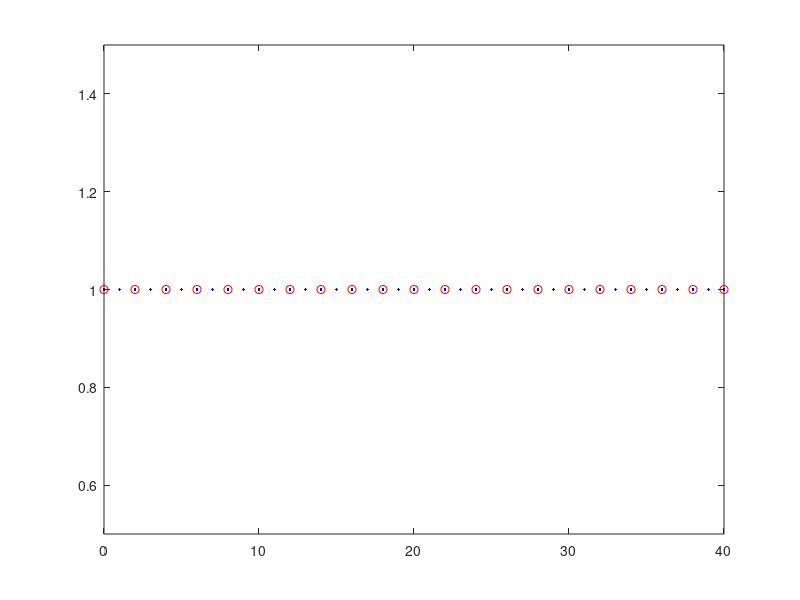

This chart was generated by the following MATLAB code: (Note: this script raises an error after producing the figure.)
close all
clear
clc


%% ---------------------------------------------------------------
% IVP: u_t = a*u_xx - b*u_x + c*u + f               in (0,L) x (0,T),
%      u(x,0) = u0(x)                    in (0,L),
%      u(0,t) = u(L,t) = 0                 t in (0,T)


%% -----------------------------------------------------------------
% INPUT PARAMETERS:
%   * nt_coarse: number of coarse intervals in time
%   * nx_coarse: number of coarse intervals in space
%   * nt_fine: number of fine intervals in time
%   * nx_fine: number of fine intervals  in space
%   * m: number of fine time steps on each coarse time step
%   * K: number of Parareal iterations (2 <= K <= n_coarse+1)
%        (--> K sequential coarse sweeps and K-1 parallel fine sweeps)
% OUTPUT:
%   * LInfinityErrorNorm



%% -----------------------------------------------------------------


global xC xF a b c

T = 1; %  Intervall (0,T)
L = 1; % omega=(0,L)

type = 'CD'; % Heat 'H',  Convection-diffusion 'CD'


nt_interval = 20; % number of time intervals

nx_coarse = 10; % 33333number of coarse spamtial intervals
nt_coarse = 20;% 300 %20    % number of coarse time intervals


nx_fine = 	10; % number of fine spatial intervals
nt_fine = 40;% 3000 %200 . % number of fine time intervals (nt_coarsex2 )




if strcmp(type,'H') == 1
%--------------------------------------
% % % solution x(L-x)^2*exp(-2*t);

% % %Heat
a = 3;%3
b = 0;%0.005
c = 0;%1

% %Convection-Diffusion
% a = 3;%3
% b = 0.005;%0.005
% c = 1;%1

%%%%--------------------------------------
% figure
% spy(P)
% figure
% spy(R'*M_tilde*R + Id - R'*R)
% figure
% spy(M_mul)


else

%--------------------------------------
% solution sin(2*pi*x)*exp(-2*t);

% % %Heat
% a = 1;      %0.5;
% b = 0;      %0.0025;
% c = 0;      %0;
% 
% % % %Convection-Diffusion
a = 0.5;
b = 0.0025;
c = 1;

% %%% impact of coefficient
% a = 0.01;
% b = 0.5;
% c = 100;


% 
% nt_interval = 20; % number of time intervals
% 
% nx_coarse = 10;
% nt_coarse = 20;% 300 %20    % number of coarse time intervals
% 
% 
% nx_fine = 	10;
% nt_fine = 100;% 3000 %200 . % number of fine time intervals


end
%--------------------------------------
% % % % solution x*(L-x)*exp(-2*t);
%
% a = 3;
% b = 0.005;
% c = 1;
%
% nt_interval = 10; % number of time intervals
%
% nx_coarse = 10; % number of coarse spatial intervals
% nt_coarse = 10;% 300 %20    % number of coarse time intervals
%
%
% nx_fine = 	10; % number of fine spatial intervals
% nt_fine = 160;% 3000 %200 . % number of fine time intervals (nt_coarsex2 )


% solver ='BackwardEuler';
solver ='BackwardEuler';

dx = L/nx_fine;   % fine spatial discretization steps
if strcmp(solver,'BackwardEuler')==1
    dt = T/nt_fine;   % fine temporal discretization steps . % dx^2/2 for Runge-Kutta
elseif strcmp(solver,'Runge-Kutta4')==1
    dt = dx^2/6;
end

DT = T/nt_interval;  % reference temporal discretization steps

dX = L/nx_coarse; % coarse spatial discretization steps
dT = T/nt_coarse; % coarse temporal discretization steps

M = DT/dT  % number of coarse time steps on each time interval
m = DT/dt  % number of fine time steps on each time interval

r = dT/dX^2;
r1 = dt/dx^2;

K = 20 % number of Parareal iterations

% 2-level domain decomposition initial
N_fine_nodes = m*nt_interval+1 % 11
% N_subdomains = m + 1% nt_interval + 1 % 6
% Id = eye(N_fine_nodes);


% plot the time domain
figure
plot(0:N_fine_nodes-1,1,'.b',0:m:N_fine_nodes-1,1,'ro')
xlim([0 N_fine_nodes-1])
ylim([0.5 1.5])

%% -----------------------------------------------------------------


xt = linspace(0,T,nt_interval+1);

cmap = hsv(K); % color map

% For the plots

% coarse points
xC = linspace(0,L,nx_coarse+1);
tC = linspace(0,T,nt_interval+1);

% fine points
xF = linspace(0,L,nx_fine+1);
tF = linspace(0,T,nt_fine+1);

cmap = hsv(K);

if strcmp(type,'H') == 1
%-------------------------------------------------------
% % exact solution 1
u_ex=@(x,t) x*(L-x)^2*exp(-2*t);%sin(2*pi*x)*exp(-2*t);%

ux0_function = @(x) (x.*(L-x).^2);%sin(2*pi*x);%

f = @(x,t) b.*(exp(-2.*t).*(L - x).^2 - x.*exp(-2.*t).*(2.*L - 2.*x)) - a.*(2.*x.*exp(-2.*t) - 2.*exp(-2.*t).*(2.*L - 2.*x)) - 2.*x.*exp(-2.*t).*(L - x).^2 - c.*x.*exp(-2.*t).*(L - x).^2;
% f = @(x,t) x.^4.*(1-x)+t.^2;

else
%-------------------------------------------------------
% % exact solution 2
u_ex=@(x,t) sin(2*pi*x)*exp(-2*t);%x*(L-x)^2*exp(-2*t);

%syms a b c x t L
% u = sin(2*pi*x)*exp(-2*t);%x*(L-x)^2*exp(-2*t)
% f = diff(u,t) - a*diff(diff(u,x),x) + b*diff(u,x) - c*u

ux0_function = @(x) sin(2*pi*x);%(x.*(L-x).^2);

f = @(x,t) 4*a*pi^2*exp(-2*t)*sin(2*pi*x) - c*exp(-2*t)*sin(2*pi*x) - 2*exp(-2*t)*sin(2*pi*x) + 2*b*pi*exp(-2*t)*cos(2*pi*x);

end
%-------------------------------------------------------
% % exact solution 3
% % % syms a b c x t L
% % % u = x*(L-x)*exp(-2*t)
% % % f = diff(u,t) - a*diff(diff(u,x),x) + b*diff(u,x) - c*u
% u_ex=@(x,t) x*(L-x)*exp(-2*t);%sin(2*pi*x)*exp(-2*t);%
%
% ux0_function = @(x) (x.*(L-x));%sin(2*pi*x);%
%
% f = @(x,t) 2*a*exp(-2*t) - b*(x.*exp(-2*t) - exp(-2*t).*(L - x)) - 2*x.*exp(-2*t).*(L - x) - c*x.*exp(-2*t).*(L - x);



%% Define fine and coarse propagators
% Backward Euler fine solver
% A_tilde
rF = a*dt/(dx^2);
kF = b*dt/(2*dx);


A_F = (kF-rF)*diag(ones(nx_coarse-2,1),1) + (1+2*rF-c*dt)*eye(nx_coarse-1) - (kF+rF)*diag(ones(nx_coarse-2,1),-1);
Id_F = eye(size(A_F));
A_F_Global =  zeros((nt_interval+1)*(nx_coarse-1));
for i =1:nt_interval+1
    %  i = i + 1
    A_F_Global((i-1)*(nx_coarse-1)+1:i*(nx_coarse-1),(i-1)*(nx_coarse-1)+1:i*(nx_coarse-1)) = Id_F;
    if i>1
        A_F_Global((i-1)*(nx_coarse-1)+1:i*(nx_coarse-1),(i-2)*(nx_coarse-1)+1:(i-1)*(nx_coarse-1)) = -A_F^-(m);
    end
end
A_tilde = A_F_Global;
condNumberA_F = cond(-A_F^-(m))
condNumberA_F_Global=cond(A_F_Global)
% Backward Euler coarse solver
% M_tilde
rC = a*dT/(dX^2);
kC = b*dT/(2*dX);

A_C = (kC-rC)*diag(ones(nx_coarse-2,1),1) + (1+2*rC-c*dT)*eye(nx_coarse-1) - (kC+rC)*diag(ones(nx_coarse-2,1),-1);
Id_C = eye(size(A_C));
A_C_Global =  zeros((nt_interval+1)*(nx_coarse-1));
for i =1:nt_interval+1
    %  i = i + 1
    A_C_Global((i-1)*(nx_coarse-1)+1:i*(nx_coarse-1),(i-1)*(nx_coarse-1)+1:i*(nx_coarse-1)) = Id_C;
    if i>1
        A_C_Global((i-1)*(nx_coarse-1)+1:i*(nx_coarse-1),(i-2)*(nx_coarse-1)+1:(i-1)*(nx_coarse-1)) = -A_C^-1;
    end
end
M_tilde = A_C_Global;
condNumberA_C = cond(-A_C^-(1))
condNumberA_C_Global = cond(A_C_Global)
%%
% Reduced system
% F_tilde = (1-a*dt)^-m;  % fine propagator
% G_tilde = (1-a*Dt)^-1;  % coarse propagator
%
% Uk_0 = zeros(N,1);
% % Uk_0(1) = u0;
% rhs0 = [u0; zeros(m*N,1)];
% rhs = [u0; (F_tilde-G_tilde)*Uk_0];
%
% A = eye(m*N+1,m*N+1) + (-(1-a*dt)^-1)*diag(ones(m*N,1),-1);  % original problem matrix
%
% A_tilde = eye(N+1,N+1) + (-F_tilde)*diag(ones(N,1),-1);      % reduced matrix
%
% M_tilde = eye(N+1,N+1) + (-G_tilde)*diag(ones(N,1),-1);      % approximate reduced matrix

% fine solution

%  xtrue = linspace(0,T,nx_coarse*m+1);
%  ttrue = linspace()
%  pick = 1:m:nt_interval*m+1;

% Exact solution at time T = 1
U_exact=zeros(1,nx_fine+1);
U_exact_full = zeros((nt_interval+1)*(nx_fine-1),1);
for i=1:nx_fine+1
    U_exact(i)=u_ex(xF(i),T);
end

% initial solution u0
ux0 = ux0_function(xF(2:end-1))';

% Fine sequential propagator
% Uk_0 = zeros((nt_interval+1)*(nx_fine-1),1);
% Uk_0(1:nx_fine-1) = ux0;
% rhs0 = [ux0; zeros(((nt_interval+1)*(nx_fine-1)-nx_fine+1),1)];
%  rhs = [ux0; (A_tilde-M_tilde)*Uk_0];

% % Define original A and I_F
A_Fo = (kF-rF)*diag(ones(nx_fine-2,1),1) + (1+2*rF-c*dt)*eye(nx_fine-1) - (kF+rF)*diag(ones(nx_fine-2,1),-1);
Id_Fo = eye(size(A_Fo));
A_Original =  zeros(m*nt_interval+1);
for i =1:m*nt_interval+1
    %  i = i + 1
    A_Original((i-1)*(nx_coarse-1)+1:i*(nx_coarse-1),(i-1)*(nx_coarse-1)+1:i*(nx_coarse-1)) = Id_Fo;
    if i>1
        A_Original((i-1)*(nx_coarse-1)+1:i*(nx_coarse-1),(i-2)*(nx_coarse-1)+1:(i-1)*(nx_coarse-1)) = -A_Fo^-1;
    end
end
condNumber_A_Original=cond(A_Original)



% Restriction matric for the right hand side
R_rhs =  zeros((nt_interval+1)*(nx_fine-1),(m*nt_interval+1)*(nx_fine-1));
seq_rhs = [zeros(nx_fine-1,(m*nt_interval+1)*(nx_fine-1))];
for i = 1:m
    seq_rhs(:,(i)*(nx_fine-1)+1:(i+1)*(nx_fine-1)) =  A_Fo^-(m-i);
end

for i = 1:nt_interval+1
    %  i = i + 1
    if i == 1
        R_rhs((i-1)*(nx_fine-1)+1:i*(nx_fine-1),(i-1)*(nx_fine-1)+1:i*(nx_fine-1)) = Id_Fo;
        i_temp = 0;
        
    else
        %         R_rhs((i-1)*(nx_fine-1)+1:i*(nx_fine-1),(i-1+i_temp)*(nx_fine-1)+1:(i+i_temp)*(nx_fine-1)) = A_F^-1;
        %         R_rhs((i-1)*(nx_fine-1)+1:i*(nx_fine-1),(i+i_temp)*(nx_fine-1)+1:(i+1+i_temp)*(nx_fine-1)) = Id_F;
        %         i_temp = i_temp + 1;
        
        R_rhs((i-1 )*(nx_fine-1)+1:(i )*(nx_fine-1),:) = seq_rhs;
        seq_rhs = [zeros(nx_fine-1,(m)*(nx_fine-1)) seq_rhs];
        seq_rhs(:,end-(m)*(nx_fine-1)+1:end)=[];
        i_temp = i_temp + nx_fine-1;
    end
end


% source force F
F = zeros((m*nt_interval+1)*(nx_fine-1),1);
F(1:nx_fine-1) = ux0;
% i_temp = 1;
% t0 = tF(1); i = i+1
for i = 2:m*nt_interval+1
    F((i-1)*(nx_fine-1) + 1 :i*(nx_fine-1) ,:) = A_Fo^-1*dt*f(xF(2:nx_fine),tF(i))';
end

% uF_seq = A_tilde\( R_rhs*F);
% Right_hand_side = R_rhs*F;
% u0 = Right_hand_side(1:nx_fine-1,1);
uF_seq =  FineSolver(A_F,m,nt_interval,nx_fine,F);

uF_seq_mat=[];
for i = 1:length(uF_seq)/(nx_coarse-1)
    uF_seq_mat(:,i) = [uF_seq((i-1)*(nx_coarse-1)+1:(i)*(nx_coarse-1))];
end


%     Uk_0 = uF_true;
% end
figure
hold on
plot(xF,[0;uF_seq(end-nx_fine+2:end);0])

plot(xF,U_exact)
legend('U_{FineSequential}','U_{ex}')
title('Sequentially Fine Solution and the Exact Solution')

% uF_seq = U_exact;
% return
%% ------------------------------------------------------------------
% initial coarse integration

% initial solution u0
ux0C = ux0_function(xC(2:end-1))';

% Coarse sequential propagator

Uk_0C = zeros((nt_interval+1)*(nx_coarse-1),1);
Uk_0C(1:nx_coarse-1) = ux0C;
% rhs0 = [ux0; zeros(((nt_interval+1)*(nx_coarse-1)-nx_coarse+1),1)];
%  rhs = [ux0; (A_tilde-M_tilde)*Uk_0];
% source force F
F_C = zeros((nt_interval+1)*(nx_coarse-1),1);
F_C(1:nx_coarse-1) = ux0C;
% i_temp = 1;
for i = 2:nt_interval+1
    F_C((i-1)*(nx_coarse-1) + 1 :i*(nx_coarse-1) ,:) = A_C^-1*dT*f(xC(2:nx_coarse),tC(i))';
end

% figure
% hold on
% uC = M_tilde\( F_C);
% plot(xC,[0;uC(end-nx_coarse+2:end);0])

% plot(xF,U_exact)
% legend('U_{0}','U_{ex}')
% title('Parareal Solution and the Exact Solution')

% coarse space initial
indice_R_coarse  = 0:m:m*nt_interval;
R = zeros((nx_coarse-1)*length(indice_R_coarse),(m*nt_interval+1)*(nx_coarse-1));
for i = 1:length(indice_R_coarse)
    R((i-1)*(nx_coarse-1)+1:(i)*(nx_coarse-1),indice_R_coarse(i)*(nx_coarse-1)+1:indice_R_coarse(i)*(nx_coarse-1)+(nx_coarse-1)) = Id_C;
end

% coarse correction
R'*M_tilde*R;
% return
% first subdomain  Omega_1 = {0}
R1 = zeros((nx_coarse-1),(m*nt_interval+1)*(nx_coarse-1));
R1(1:nx_coarse-1,1:nx_coarse-1) = Id_C;
A1 = R1*A_Original*R1';



% define nodes in other subdomains
N_nodes_subdomain = m;

% Number of subdomains except the first subdomain
N_subdomain = m/N_nodes_subdomain*nt_interval%nt_fine/N_nodes_subdomain

indice_R_subdomains = zeros(N_subdomain,N_nodes_subdomain);
for i =1:size(indice_R_subdomains,1)
    indice_R_subdomains(i,:) =  (i-1)*N_nodes_subdomain+1:(i-1)*N_nodes_subdomain+N_nodes_subdomain;
end



% A_Fo = (kF-rF)*diag(ones(nx_fine-2,1),1) + (1+2*rF-c*dt)*eye(nx_fine-1) - (kF+rF)*diag(ones(nx_fine-2,1),-1);
% Id_Fo = eye(size(A_Fo));
% A_Original =  zeros(m*(nt_interval+1)*(nx_coarse-1));



% Omega_2 = {1,2} Omega_3 = {3,4}
R2_end = zeros(N_subdomain*N_nodes_subdomain*(nx_coarse-1),(N_subdomain*N_nodes_subdomain+1)*(nx_coarse-1)) ;
for i = 1:N_subdomain*N_nodes_subdomain
    R2_end((i-1)*(nx_coarse-1)+1:i*(nx_coarse-1),(i)*(nx_coarse-1)+1:(i+1)*(nx_coarse-1)) = Id_F;
end

R_sub = [];       % restriction matrices
A_sub = [];       % sub-matrices
for i = 2: N_subdomain+1
    R_sub{i} = R2_end(N_nodes_subdomain*(nx_coarse-1)*(i-2)+1:N_nodes_subdomain*(nx_coarse-1)*(i-2)+N_nodes_subdomain*(nx_coarse-1),:);
    A_sub{i} = R_sub{i}*A_Original*R_sub{i}';
end

% % define 2-level domain decomposition multiplicative preconditioner
P = R1'*A1*R1;
P1 = R1'*A1^-1*R1;
for i = 2:N_subdomain+1
    P = P + R_sub{i}'*A_sub{i}*R_sub{i};
    P1 = P1 + R_sub{i}'*A_sub{i}^-1*R_sub{i};
end
DDD = P^-1 - P1;
norm(DDD)
% return


% P_sum_inverse = R1'*A1^-1*R1;
% for i = 2:nt_interval+1
%     P_sum_inverse = P_sum_inverse + R_sub{i}'*A_sub{i}^-1*R_sub{i};
% end



%%Multiplicative
Id = eye(size(A_Original));
M_mul = P*(R'*M_tilde*R +  Id - R'*R);

%%Additive
M_add = P + (R'*M_tilde*R - R'*R);

%%% Coarse space correction
B = R'*M_tilde*R +  Id - R'*R;

% initial coarse solution
uC = M_tilde\( F_C);
uC_mat = [];


for i = 1:length(uC)/(nx_coarse-1)
    uC_mat(:,i) = [uC((i-1)*(nx_coarse-1)+1:(i)*(nx_coarse-1))];
end
% uC_mat=uC_mat';
ttrue = linspace(0,T,nt_interval*m+1);
pick = 1:m:nt_interval*m+1;
U_fine_interpolation = spline(ttrue(pick),uC_mat,ttrue);
% U_fine_interpolation = interp1(ttrue(pick),uC_mat',ttrue,'spline');

% return
U_fine = [];
for i = 1:size(U_fine_interpolation,2)
    U_fine((i-1)*(nx_coarse-1)+1:(i)*(nx_coarse-1),:) = U_fine_interpolation(:,i);
end

% % % interp1
% for i = 1:size(U_fine_interpolation,1)
%     U_fine((i-1)*(nx_coarse-1)+1:(i)*(nx_coarse-1),:) = U_fine_interpolation(i,:)';
% end

% U_fine_mat = [];
% for i = 1:length(U_fine)/(nx_fine-1)
%     U_fine_mat(:,i) = [U_fine((i-1)*(nx_fine-1)+1:(i)*(nx_fine-1))];
% end

U_fine_mat_reduce = U_fine_interpolation(:,pick);
for i = 1: nt_interval+1
    U_fine_pick((i-1)*(nx_coarse-1)+1:(i)*(nx_coarse-1),:) =  U_fine_mat_reduce(:,i);
end

% % % interp1
% U_fine_mat_reduce = U_fine_interpolation(pick,:);
% for i = 1: nt_interval+1
%     U_fine_pick((i-1)*(nx_coarse-1)+1:(i)*(nx_coarse-1),:) =  U_fine_mat_reduce(i,:)';
% end

% figure
% surf(xC(2:end-1),tC,uC_mat')
% % hold on

% figure
% surf(U_fine_mat)
% return






% proNj = 1;

% normInf2executiveParearealIter = [];
% normInfDefect = [norm(U_fine_pick - uF_seq,inf)];%[norm(uC(end-nx_coarse+2:end,:) - uF_seq(end-nx_coarse+2:end,:),inf)];%
% 
% L2NormError = [ norm(U_fine_pick - uF_seq,2)];%[ sqrt(sum(sum(dT*(uF_seq(end-nx_coarse+2:end,:)-uC(end-nx_coarse+2:end,:)).^2)))];%
% LInfNormError = [norm(U_fine_pick - uF_seq,inf)];%[max(abs(uF_seq(end-nx_coarse+2:end,:)-uC(end-nx_coarse+2:end,:)))];%


normInf2executiveParearealIter = [];
normInfDefect = [norm(U_fine_mat_reduce' - uF_seq_mat',inf)];%[norm(uC(end-nx_coarse+2:end,:) - uF_seq(end-nx_coarse+2:end,:),inf)];%

% L2NormError = [ norm(U_fine_mat_reduce' - uF_seq_mat',2)];%[ sqrt(sum(sum(dT*(uF_seq(end-nx_coarse+2:end,:)-uC(end-nx_coarse+2:end,:)).^2)))];%
L2NormError = [ sqrt(sum(dX*sum(dT*(U_fine_mat_reduce' - uF_seq_mat').^2)))];%


LInfNormError = [norm(U_fine_mat_reduce' - uF_seq_mat',inf)];%[max(abs(uF_seq(end-nx_coarse+2:end,:)-uC(end-nx_coarse+2:end,:)))];%


FC_boundL2 = L2NormError;
% SupperlinearErrorBound  = LInfNormError;
% LinearErrorBound  = LInfNormError;

%%
U0n = U_fine_mat_reduce;
% U=U_fine;


phi = A_F^-1;
phiDT = A_C^-1;

% iteration loop
U_fine_temp=[];
for k = 1: K-1
    % k = k + 1
    %         rhs(2:end) =  [ (F_tilde-G_tilde)*U(1:end-1)];
    %         U = M_tilde\rhs;
    %     if k==19
    %         return
    %     end
    
    %    % % Multiplicative preconditioner
%     r_k = F - A_Original*U_fine;
%     U_fine_temp = U_fine + P\r_k;
%     r_k_temp = F - A_Original*U_fine_temp;
%     U_fine = U_fine_temp + (R'*M_tilde*R + Id - R'*R)\r_k_temp;
    
    %---------------------- use ---------------------
%     r_k = F - A_Original*U_fine;
%     U_fine_temp = P\r_k;
%     U_fine = U_fine + (R'*M_tilde*R + Id - R'*R)\U_fine_temp;
    %------------------------------------------------
    
    
     % residual
    r_k = F - A_Original*U_fine;
    
  % first level ~ fine propagator ~ additive Schwarz in parallel
%     U_fine_temp = P\r_k;   
    for i = 1:N_subdomain+1
%         i = i + 1
        if i == 1
            x_temp_1 = R1*r_k;
            x_temp_2 = A1\x_temp_1;
            x{i} = R1'*x_temp_2;
            U_fine_temp = x{i};         
        else
            x_temp_1 = R_sub{i}*r_k;
            x_temp_2 = A_sub{i}\x_temp_1;
            x{i} = R_sub{i}'*x_temp_2;  
            U_fine_temp = U_fine_temp + x{i};
        end            
    end

%   % second level ~ coarse grid correction sequentially
    U_fine_temp_1 = R*U_fine_temp;
    U_fine_temp_2 = M_tilde\U_fine_temp_1;
    U_fine_temp_3 = R'*U_fine_temp_2;
    U_fine_temp_4 = U_fine_temp_3 + U_fine_temp - R'*R*U_fine_temp;
    U_fine = U_fine + U_fine_temp_4;
    
    
    

%-------------------------------------------------
% %     % FCF 
% %     % residual
%     r_k = F - A_Original*U_fine;
%     % first level ~ fine propagator ~ additive Schwarz in parallel
%     %     U_fine_temp = P\r_k;   
%     for i = 1:N_subdomain+1
%         if i == 1
%             x_temp_1 = R1*r_k;
%             x_temp_2 = A1\x_temp_1;
%             x{i} = R1'*x_temp_2;
%             U_fine_temp1 = x{i};         
%         else
%             x_temp_1 = R_sub{i}*r_k;
%             x_temp_2 = A_sub{i}\x_temp_1;
%             x{i} = R_sub{i}'*x_temp_2;  
%             U_fine_temp1 = U_fine_temp1 + x{i};
%         end            
%     end
%     
%         U_fine = U_fine + U_fine_temp1;
        
    %-------------------------------------------------
%      %FCFF   
%         % residual
%     r_k = F - A_Original*U_fine;
%     % first level ~ fine propagator ~ additive Schwarz in parallel
%     %     U_fine_temp = P\r_k;   
%     for i = 1:N_subdomain+1
%         if i == 1
%             x_temp_1 = R1*r_k;
%             x_temp_2 = A1\x_temp_1;
%             x{i} = R1'*x_temp_2;
%             U_fine_temp2 = x{i};         
%         else
%             x_temp_1 = R_sub{i}*r_k;
%             x_temp_2 = A_sub{i}\x_temp_1;
%             x{i} = R_sub{i}'*x_temp_2;  
%             U_fine_temp2 = U_fine_temp2 + x{i};
%         end            
%     end
%     
%         U_fine = U_fine + U_fine_temp2;F

    %-------------------------------------------------  
% %      %FCFC
% %             % residual
%     r_k = F - A_Original*U_fine;
%     
%   % first level ~ fine propagator ~ additive Schwarz in parallel
% %     U_fine_temp = P\r_k;   
%     for i = 1:N_subdomain+1
% %         i = i + 1
%         if i == 1
%             x_temp_1 = R1*r_k;
%             x_temp_2 = A1\x_temp_1;
%             x{i} = R1'*x_temp_2;
%             U_fine_temp = x{i};         
%         else
%             x_temp_1 = R_sub{i}*r_k;
%             x_temp_2 = A_sub{i}\x_temp_1;
%             x{i} = R_sub{i}'*x_temp_2;  
%             U_fine_temp = U_fine_temp + x{i};
%         end            
%     end
% 
%   % second level ~ coarse grid correction sequentially
%     U_fine_temp_1 = R*U_fine_temp;
%     U_fine_temp_2 = M_tilde\U_fine_temp_1;
%     U_fine_temp_3 = R'*U_fine_temp_2;
%     U_fine_temp_4 = U_fine_temp_3 + U_fine_temp - R'*R*U_fine_temp;
%     U_fine = U_fine + U_fine_temp_4;
%     
%      %-------------------------------------------------  
% %      %FCFCF
% %         % residual
%     r_k = F - A_Original*U_fine;
%     % first level ~ fine propagator ~ additive Schwarz in parallel
%     %     U_fine_temp = P\r_k;   
%     for i = 1:N_subdomain+1
%         if i == 1
%             x_temp_1 = R1*r_k;
%             x_temp_2 = A1\x_temp_1;
%             x{i} = R1'*x_temp_2;
%             U_fine_temp3 = x{i};         
%         else
%             x_temp_1 = R_sub{i}*r_k;
%             x_temp_2 = A_sub{i}\x_temp_1;
%             x{i} = R_sub{i}'*x_temp_2;  
%             U_fine_temp3 = U_fine_temp3 + x{i};
%         end            
%     end
%     
%         U_fine = U_fine + U_fine_temp3;
    
        
        
        
    
    
    
    
    
    
    
    
%         r_k = F - A_Original*U_fine;
%     U_fine_temp = P\r_k;
%     U_fine = U_fine + (R'*M_tilde*R + Id - R'*R)\U_fine_temp;
% 
%     
%         r_k = F - A_Original*U_fine;
%     U_fine_temp = P\r_k;
%     U_fine = U_fine + (R'*M_tilde*R + Id - R'*R)\U_fine_temp;
%     

     
%     r_k = F - A_Original*U_fine;
%     U_fine_temp = U_fine + P\r_k;
%     r_k_temp = F - A_Original*U_fine_temp;
%     U_fine = U_fine_temp + (R'*M_tilde*R + Id - R'*R)\r_k_temp;


%     r_k1 = F - A_Original*U_fine;
%     U_fine = U_fine + P\r_k1;
%     r_k2 = F - A_Original*U_fine;
%     U_fine = U_fine + P\r_k2;
%     r_k3 = F - A_Original*U_fine;
%     U_fine = U_fine + P\r_k3;
%     r_k4 = F - A_Original*U_fine;
%     U_fine = U_fine + P\r_k4;
    
    
%          U_fine = M_mul \(M_mul*U_fine  + (F - A_Original*U_fine));%
    
    
    %         % Additive preconditioner
    %     U_fine = U_fine + M_add\(F-A_Original*U_fine);
    %     U_fine = M_add\(M_add*U_fine + (F-A_Original*U_fine));
    
%     r_k = F - A_Original*U_fine;
%     U_fine_temp = (P + R'*M_tilde*R - R'*R)\r_k;
%     U_fine = U_fine + U_fine_temp;
    






    %      U_fine = ( (R'*M_tilde*R +  Id - R'*R)^-1*P_sum_inverse )*( (P*(R'*M_tilde*R +  Id - R'*R))*U_fine + (F-A_Original*U_fine) );
    
    %      U = M_tilde\((M_tilde - A_tilde)*U + R_rhs*F);%
    %     U = U+M_tilde^-1*(R_rhs*F -  A_tilde*U);%
    %     U = gmres(M_tilde,((M_tilde - A_tilde)*U + R_rhs*F),20,1e-16);%
%------------------------------------------------------------        

%         B = R'*M_tilde*R +  Id - R'*R; % coarse space correction
% % %         P1 = R1'*A1*R1;                  % first subdomain solve
%         r_k = F - A_Original*U_fine;
% % %         U_fine_temp(1:nx_coarse-1,:) = P(1:nx_coarse-1,1:nx_coarse-1)\r_k(1:nx_coarse-1);
%         U_fine_temp(1:nx_coarse-1,:) = A1\r_k(1:nx_coarse-1);
% % %     return
% % %     U_fine_temp(1:nx_coarse-1,:) = ux0;
%         for i = 2: nt_interval+1
% % %             i = i + 1
% % %             P_i =  (R_sub{i}'*A_sub{i}*R_sub{i});
% %             return
% % %             P_i_reduce = P_i(m*(i-2)*(nx_coarse-1) + (nx_coarse-1)  + 1:m*(i-2)*(nx_coarse-1)+(m+1)*(nx_coarse-1),m*(i-2)*(nx_coarse-1) + (nx_coarse-1)  + 1:m*(i-2)*(nx_coarse-1)+(m+1)*(nx_coarse-1));
%             r_k_reduce = r_k(m*(i-2)*(nx_coarse-1) + (nx_coarse-1)  + 1:m*(i-2)*(nx_coarse-1)+(m+1)*(nx_coarse-1),:);
%             B_reduce   = B(m*(i-2)*(nx_coarse-1) + 1  : m*(i-2)*(nx_coarse-1)+(m+1)*(nx_coarse-1),m*(i-2)*(nx_coarse-1)  + 1:m*(i-2)*(nx_coarse-1)+(m+1)*(nx_coarse-1)  ) ;
%             U_fine_temp(m*(i-2)*(nx_coarse-1) + (nx_coarse-1)  + 1:m*(i-2)*(nx_coarse-1)+(m+1)*(nx_coarse-1),:) = A_sub{i}\   r_k_reduce;
%             U_fine_temp(m*(i-2)*(nx_coarse-1) + 1  : m*(i-2)*(nx_coarse-1)+(m+1)*(nx_coarse-1)  ,:) = B_reduce  \   U_fine_temp(m*(i-2)*(nx_coarse-1) + 1  : m*(i-2)*(nx_coarse-1)+(m+1)*(nx_coarse-1),:)  ; 
%         end
%     % %     U_fine_temp = P\r_k;
%         U_fine = U_fine + U_fine_temp;
% % %         U_fine_temp = U_fine;

%-------------------------------------------------------------------    
    
    
    
    
    
    plot(xC,[0;U_fine(end-nx_coarse+2:end);0],'Color',cmap(k,:),'Marker','o');
    
%     for i = 1:nt_interval+1
%         U_fine_pick((i-1)*(nx_coarse-1)+1:(i)*(nx_coarse-1),:) = U_fine(m*(i-1)*(nx_coarse-1)+1:m*(i-1)*(nx_coarse-1)+(nx_coarse-1),:);
%     end
   U_fine_mat = [];
   for i = 1:length(U_fine)/(nx_fine-1)
       U_fine_mat(:,i) = [U_fine((i-1)*(nx_fine-1)+1:(i)*(nx_fine-1))];
   end
   
   U_fine_mat_reduce =  U_fine_mat(:,pick);
   
    normInf_U0n = norm(U_fine_mat_reduce'-U0n',inf) ;
    normInf2executiveParearealIter =[normInf2executiveParearealIter;normInf_U0n] ;
    normInfDefect =[normInfDefect ; norm(U_fine_mat_reduce'-uF_seq_mat',inf)];

    U0n = U_fine_mat_reduce;
%     L2NormError(k+1) = [norm(U_fine_mat_reduce' - uF_seq_mat',2)];%sqrt(sum(sum(dT*(uF_seq(end-nx_coarse+2:end,:)-U(end-nx_coarse+2:end,:)).^2)));%
   L2NormError(k+1) = sqrt(sum(dX*sum(dT*(U_fine_mat_reduce' - uF_seq_mat').^2)));%sqrt(sum(sum(dT*(uF_seq(end-nx_coarse+2:end,:)-U(end-nx_coarse+2:end,:)).^2)));%
    LInfNormError(k+1) = [norm(U_fine_mat_reduce' - uF_seq_mat',inf)];%max(abs(uF_seq(end-nx_coarse+2:end,:)-U(end-nx_coarse+2:end,:)));%
    
    
    FC_boundL2(k+1) = max(abs(eig(phi).^m - eig(phiDT)).*(1 - abs(eig(phiDT)).^((nt_interval-1)/m) )./ (1 - abs(eig(phiDT)))).^(k) *sqrt(sum(dX*sum(dT*(U_fine_mat_reduce' - uC_mat').^2)));

%      FC_boundL2(k+1) = (abs(phi^m - phiDT)*(1 - abs(phiDT)^((N-1)/m) )/ (1 - abs(phiDT)))^(k)*norm(abs(uF_true(pick)-U0n(pick)),2);
   
    
    %     SupperlinearErrorBound(k+1)  = (abs(exp(a*Dt) - Rz(a*Dt)))^(k)/factorial(k)*proNj(k+1)*max(abs(uF_true-U0n));
    %     LinearErrorBound(k+1)  = (abs(exp(a*Dt) - Rz(a*Dt))/(1- abs(Rz(a*Dt))))^(k)*max(abs(uF_true-U0n));

% E = [E; (abs(phi^m - phiDT)*(1 - abs(phiDT)^((N-1)/m) )/ (1 - abs(phiDT)))^(k)]




end  % iteration loop

% phi = phi
% phiDT = phiDT
% phi_m = phi^m
% uF_true_coarse=uF_true(pick)
U_fine_pick;

% U_fine_mat = [];
% for i = 1:length(U_fine)/(nx_fine-1)
%     U_fine_mat(:,i) = [U_fine((i-1)*(nx_fine-1)+1:(i)*(nx_fine-1))];
% end

% U_fine_mat_reduce = U_fine_mat(:,pick);
U_plot = [zeros(nt_interval+1,1) U_fine_mat_reduce' zeros(nt_interval+1,1)];

figure
surf(xC,tC,U_plot)
% L2NormError=L2NormError'
% LInfNormError=LInfNormError'
% SupperlinearErrorBound=SupperlinearErrorBound'
% LinearErrorBound=LinearErrorBound'


% figure
% semilogy(1:K-1, normInf2executiveParearealIter,'-*b',0:K-1,normInfDefect,'-*r')
% legend('normInf2executiveParearealIter','normInfDefect')
% xlabel('k')
% title(solver)

figure
semilogy(0:K-1,LInfNormError,'r-^',0:K-1,L2NormError,'b-o')
legend('L^{\infty}NormError','L^2NormError')
xlabel('k')
% xlim([0 30])
ylim([1e-16 1e-2])
title('Error norm between the Parareal solution and the Sequential Fine solution at the end of each time-slice')

figure
semilogy(0:K-1,L2NormError,'b--o',0:K-1,FC_boundL2,'k-*')
legend('L^2NormError','FC boundL2')
xlabel('k')
% xlim([0 30])
ylim([1e-18 1e-2])
title('Error norm between the Parareal solution and the Sequential Fine solution at the end of each time-slice')
% set(gca,'xscale','log')
% norm((R'*M_tilde*R + Id - R'*R)^-1 - (R'*M_tilde^-1*R + Id - R'*R))

L2NormError_FC = L2NormError'
FC_boundL2 = FC_boundL2'

% % %FC - relaxation
% FC_relax_error_propagation = (eye(n)-M1^-1*A);
% FC_relax_error_propagation_coarse = FC_relax_error_propagation(1:3:end,1:3:end)
% 
% % %FCF - relaxation
% % a = (eye(n)-P^-1*A)
% % b = (eye(n)-M1^-1*A)
% % a*b - b*a
% FCF_relax_error_propagation = (eye(n)-P^-1*A)*(eye(n)-M1^-1*A);
% FCF_relax_error_propagation_coarse = FCF_relax_error_propagation(1:3:end,1:3:end)
% 
% 
% % %FCFF - relaxation
% FCFF_relax_error_propagation = (eye(n)-P^-1*A)*(eye(n)-P^-1*A)*(eye(n)-M1^-1*A);
% FCFF_relax_error_propagation_coarse = FCFF_relax_error_propagation(1:3:end,1:3:end)
% 
% 
% % % FC-FC - relaxation
% FCFC_relax_error_propagation = (eye(n)-M1^-1*A)*(eye(n)-M1^-1*A);
% FCFC_relax_error_propagation_coarse = FCFC_relax_error_propagation(1:3:end,1:3:end)
% 
% % % FC-FC-F - relaxation
% FCFCF_relax_error_propagation = (eye(n)-P^-1*A)*(eye(n)-M1^-1*A)^2;
% FCFCF_relax_error_propagation_coarse = FCFCF_relax_error_propagation(1:3:end,1:3:end)

% phi = -A_F^-1;
% phiDT = -A_C^-1;
% eig_F = eig(phi)
% eig_C = eig(phiDT)
% 
% L2NormError_FC = L2NormError'
% FC_boundL2 = FC_boundL2'
% FC_bound = max(abs(eig(phi).^m - eig(phiDT)).*(1 - abs(eig(phiDT)).^((nt_interval-1)/m) )./ (1 - eig(phiDT)))
% 
% FCF_bound = max(abs(eig(phi).^m - eig(phiDT)).*(1 - abs(eig(phiDT)).^((nt_interval-1)/m) )./ (1 - eig(phiDT)).*abs(eig(phi)).^m)






% test commute
a1 = 2*(phi^m-phiDT)*phiDT*(phi^m-phiDT);
a2 = 2*phiDT*(phi^m-phiDT)^2;









